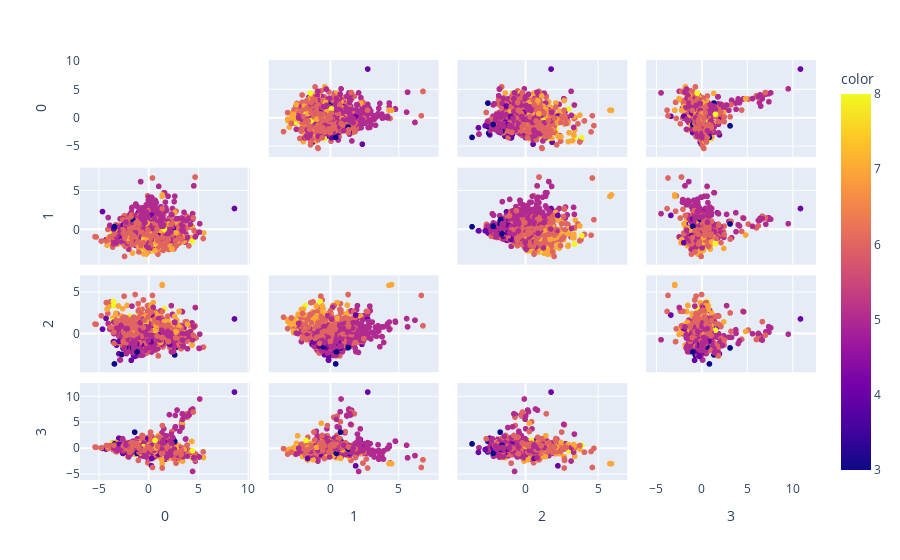

The notebook cell this image was saved under:
### Code cell
import plotly.express as px

features = ['fixed acidity', 'volatile acidity', 'citric acid', 'residual sugar',
       'chlorides', 'free sulfur dioxide', 'total sulfur dioxide', 'density',
       'pH', 'sulphates', 'alcohol']

components = wine_pca
labels = {"PC1","PC2","pc3","pc4"}

fig = px.scatter_matrix(
    components,
    labels=labels,
    dimensions=range(4),
    color=wine_data["quality"]
)
fig.update_traces(diagonal_visible=False)
fig.show()

### Figure 1 — Plotly figure (JSON) as saved in the notebook; plotly's stock layout.template omitted (floating-point values rounded to 4 significant figures; data arrays with more than 128 entries replaced by an {"elided": "..."} marker saying what was removed)
{"data": [{"diagonal": {"visible": false}, "dimensions": [{"axis": {"matches": true}, "label": "0", "values": {"elided": "1599 float values"}}, {"axis": {"matches": true}, "label": "1", "values": {"elided": "1599 float values"}}, {"axis": {"matches": true}, "label": "2", "values": {"elided": "1599 float values"}}, {"axis": {"matches": true}, "label": "3", "values": {"elided": "1599 float values"}}], "hovertemplate": "%{xaxis.title.text}=%{x}<br>%{yaxis.title.text}=%{y}<br>color=%{marker.color}<extra></extra>", "legendgroup": "", "marker": {"color": {"elided": "1599 int values"}, "coloraxis": "coloraxis", "symbol": "circle"}, "name": "", "showlegend": false, "type": "splom"}], "layout": {"coloraxis": {"colorbar": {"title": {"text": "color"}}, "colorscale": [[0, "#0d0887"], [0.1111, "#46039f"], [0.2222, "#7201a8"], [0.3333, "#9c179e"], [0.4444, "#bd3786"], [0.5556, "#d8576b"], [0.6667, "#ed7953"], [0.7778, "#fb9f3a"], [0.8889, "#fdca26"], [1, "#f0f921"]]}, "dragmode": "select", "legend": {"tracegroupgap": 0}, "margin": {"t": 60}}}
